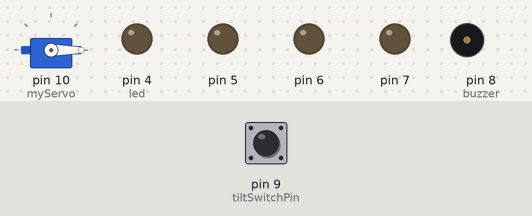
A sketch run on a simulated Arduino Uno, built with avr-gcc and run on an emulated ATmega328P. Parts: servo, output pins drawn as LEDs (lit = HIGH), buzzer (waves = sounding). Inputs (shaded band) come from the test bench; at power-on: pin 9 (tiltSwitchPin) LOW.

Above: at 0.1 s.
At 2.1 s:
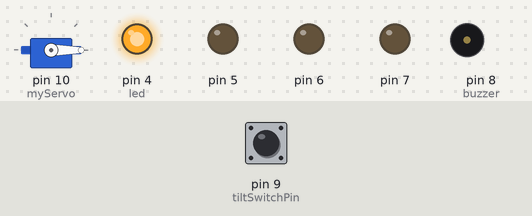
At 6.1 s:
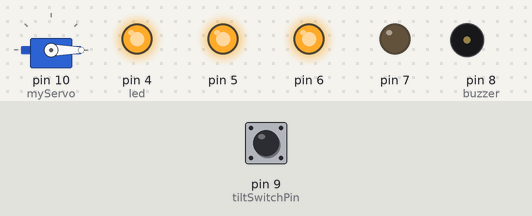
At 8.1 s:
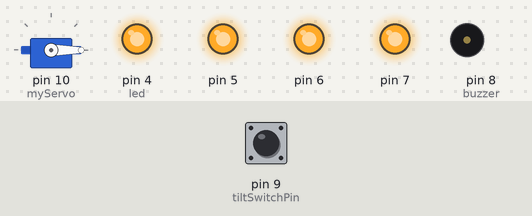
At 16.1 s:
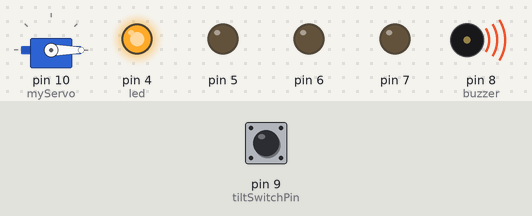
At 38.1 s:
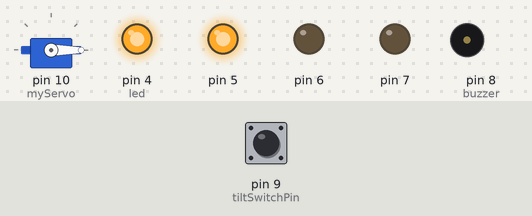
Timing chart, 0 to 39.6 s (numbered marks = the images above):
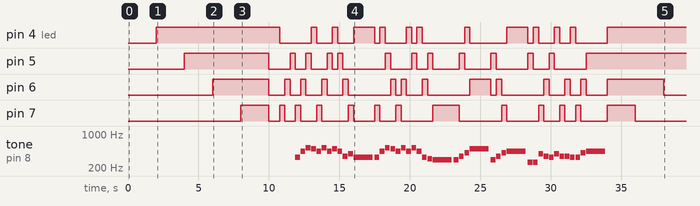

Measured:
- by itself, pin 4 (led): LOW → HIGH at 2.0 s, → LOW 8.8 s later, → HIGH 2.3 s later, → LOW 0.38 s later, … (25 changes in this stretch)
- by itself, pin 5: LOW → HIGH at 4.0 s, → LOW 6.0 s later, → HIGH 1.5 s later, → LOW 0.38 s later, … (25 changes in this stretch)
- by itself, pin 6: LOW → HIGH at 6.0 s, → LOW 4.0 s later, → HIGH 1.1 s later, → LOW 0.38 s later, … (28 changes in this stretch)
- by itself, pin 7: LOW → HIGH at 8.0 s, → LOW 2.0 s later, → HIGH 0.75 s later, → LOW 0.38 s later, … (26 changes in this stretch)
- by itself, tone on pin 8 (buzzer): plays 330 Hz for 0.34 s, 440 Hz for 0.34 s, 523 Hz for 0.34 s, 494 Hz for 0.34 s, 440 Hz for 0.34 s, 523 Hz for 0.34 s … (44 notes in this stretch)

The sketch:

ThemeFromTheGodfather.ino
```cpp
const int tiltSwitchPin = 9;    // pin tilt switch is on
unsigned long previousTime = 0; // time last LED's state was changed

// Variables used to compare switch position from one loop() call
// to the next.
int switchState = 0;
int prevSwitchState = 0;

int led = 4;                    // LED pin # we start w/
long interval = 2000;           // 2000 milliseconds between lights

#include <Servo.h>  // Import Servo library
Servo myServo;      // Instance of Servo library

void setup() {
  myServo.attach(10); // Set output pin for servo
  myServo.write(0);   // Set servo default position

  // Make pins 4-8 output pins
  for (int x = 4; x < 8; x++) {
    pinMode(x, OUTPUT);
  } // for

  // Set the pin which we will attach the tilt switch to as
  // an input pin.
  pinMode(tiltSwitchPin, INPUT);
} // setup

void loop() {
  // Amount of milliseconds for which the Arduino has been running
  unsigned long currentTime = millis();

  // Check to see if enough time has passed since the last LED
  // was turned on. If 2 seconds (2000 ms) have passed, the
  // instructions inside will execute.
  if (currentTime - previousTime > interval){
    previousTime = currentTime;

    // turn on the next LED in the sequence and increment the
    // LED counter.
    digitalWrite(led, HIGH);
    led++;

    // Once we've incremented past the last LED pin...
    if (led == 8){
      // ...wait 2 seconds so user can see last LED lit...
      delay(2000);
      // ...then we play our song.
      playMusic();

      // Then, put all the lights back to how they were before
      // the song played.
      for (int x = 4; x < 8; x++)
        digitalWrite(x, HIGH);

      // Turn off all the LEDs in the reversed order.
      for (int x = 8; x > 3; x--){
        digitalWrite(x, LOW);
        delay(2000);
      } // for

      // Reset the LED loop by setting the led variable back
      // to the first LED we will turn on.
      led = 4;

      // Wiggle the servo back and forth to show that the
      // song has ended and we are restarting the
      // process!
      wiggleServo();
    } // if
  } // if

  // check the current state of the tiltSwitch
  switchState = digitalRead(tiltSwitchPin);
  // If the current state is different, it means
  // the tilt switch has picked up some motion. So...
  if (switchState != prevSwitchState){
    // ...turn off all the LEDs...
    for (int x = 4; x < 8; x++){
      digitalWrite(x, LOW);
    } // for

    // ...and reset the counter.
    led = 4;

    // also, reset the difference in previousTime and
    // currentTime.
    previousTime = currentTime;
  }// if

  // Update the previous switch value to the one
  // we just evaluated.
  prevSwitchState = switchState;
} // loop

int playMusic(){
  //====================SETTING UP MUSIC======================
  // Music from robsoncouto on GitHub ************************
  #define NOTE_B0  31
  #define NOTE_C1  33
  #define NOTE_CS1 35
  #define NOTE_D1  37
  #define NOTE_DS1 39
  #define NOTE_E1  41
  #define NOTE_F1  44
  #define NOTE_FS1 46
  #define NOTE_G1  49
  #define NOTE_GS1 52
  #define NOTE_A1  55
  #define NOTE_AS1 58
  #define NOTE_B1  62
  #define NOTE_C2  65
  #define NOTE_CS2 69
  #define NOTE_D2  73
  #define NOTE_DS2 78
  #define NOTE_E2  82
  #define NOTE_F2  87
  #define NOTE_FS2 93
  #define NOTE_G2  98
  #define NOTE_GS2 104
  #define NOTE_A2  110
  #define NOTE_AS2 117
  #define NOTE_B2  123
  #define NOTE_C3  131
  #define NOTE_CS3 139
  #define NOTE_D3  147
  #define NOTE_DS3 156
  #define NOTE_E3  165
  #define NOTE_F3  175
  #define NOTE_FS3 185
  #define NOTE_G3  196
  #define NOTE_GS3 208
  #define NOTE_A3  220
  #define NOTE_AS3 233
  #define NOTE_B3  247
  #define NOTE_C4  262
  #define NOTE_CS4 277
  #define NOTE_D4  294
  #define NOTE_DS4 311
  #define NOTE_E4  330
  #define NOTE_F4  349
  #define NOTE_FS4 370
  #define NOTE_G4  392
  #define NOTE_GS4 415
  #define NOTE_A4  440
  #define NOTE_AS4 466
  #define NOTE_B4  494
  #define NOTE_C5  523
  #define NOTE_CS5 554
  #define NOTE_D5  587
  #define NOTE_DS5 622
  #define NOTE_E5  659
  #define NOTE_F5  698
  #define NOTE_FS5 740
  #define NOTE_G5  784
  #define NOTE_GS5 831
  #define NOTE_A5  880
  #define NOTE_AS5 932
  #define NOTE_B5  988
  #define NOTE_C6  1047
  #define NOTE_CS6 1109
  #define NOTE_D6  1175
  #define NOTE_DS6 1245
  #define NOTE_E6  1319
  #define NOTE_F6  1397
  #define NOTE_FS6 1480
  #define NOTE_G6  1568
  #define NOTE_GS6 1661
  #define NOTE_A6  1760
  #define NOTE_AS6 1865
  #define NOTE_B6  1976
  #define NOTE_C7  2093
  #define NOTE_CS7 2217
  #define NOTE_D7  2349
  #define NOTE_DS7 2489
  #define NOTE_E7  2637
  #define NOTE_F7  2794
  #define NOTE_FS7 2960
  #define NOTE_G7  3136
  #define NOTE_GS7 3322
  #define NOTE_A7  3520
  #define NOTE_AS7 3729
  #define NOTE_B7  3951
  #define NOTE_C8  4186
  #define NOTE_CS8 4435
  #define NOTE_D8  4699
  #define NOTE_DS8 4978
  #define REST      0

  // This array will hold instances of the above
  // definitions which will determine the pitch
  // the piezo plays. Every second value represents
  // the duration of the note (quarter, eight, or
  // sixteenth. Every third value determines which
  // LED turns on.
  int melody[] = {
    REST, 4, 4,
    REST, 8, 7,
    REST, 8, 6,
    REST, 8, 5,
    NOTE_E4, 8, 7,
    NOTE_A4, 8, 6,
    NOTE_C5, 8, 5,
    NOTE_B4, 8, 4,
    NOTE_A4, 8, 7,
    NOTE_C5, 8, 6,
    NOTE_A4, 8, 5,
    NOTE_B4, 8, 4,
    NOTE_A4, 8, 5,
    NOTE_F4, 8, 6,
    NOTE_G4, 8, 7,
    NOTE_E4, 2, 4,
    NOTE_E4, 8, 7,
    NOTE_A4, 8, 4,
    NOTE_C5, 8, 5,
    NOTE_B4, 8, 6,
    NOTE_A4, 8, 7,
    NOTE_C5, 8, 6,
    NOTE_A4, 8, 4,
    NOTE_C5, 8, 5,
    NOTE_A4, 8, 4,
    NOTE_E4, 8, 6,
    NOTE_DS4, 8, 5,
    NOTE_D4, 2, 7,
    NOTE_D4, 8, 7,
    NOTE_F4, 8, 5,
    NOTE_GS4, 8, 4,
    NOTE_B4, 2, 6,
    NOTE_D4, 8, 5,
    NOTE_F4, 8, 6,
    NOTE_GS4, 8, 7,
    NOTE_A4, 2, 4,
    NOTE_C4, 8, 5,
    NOTE_C4, 8, 4,
    NOTE_G4, 8, 7,
    NOTE_F4, 8, 6,
    NOTE_E4, 8, 5,
    NOTE_G4, 8, 4,
    NOTE_F4, 8, 7,
    NOTE_F4, 8, 6,
    NOTE_E4, 8, 4,
    NOTE_E4, 8, 7,
    NOTE_GS4, 8, 6,
    NOTE_A4, 2, 5,  //Stop here

    /*
    REST,8, 5,

    NOTE_A4, 8, 6,
    NOTE_A4, 8, 7,
    NOTE_GS4, 8, 4,
    NOTE_G4, 2, 5,
    NOTE_B4, 8, 4,
    NOTE_A4, 8, 5,
    NOTE_F4, 8, 4,
    NOTE_E4, 2, 5,
    NOTE_E4, 8, 6,
    NOTE_G4, 8, 7,
    NOTE_E4, 8, 6,
    NOTE_D4, 2, 7,
    NOTE_D4, 8, 6,
    NOTE_D4, 8, 7,
    NOTE_F4, 8, 5,
    NOTE_DS4, 8, 7,
    NOTE_E4, 2, 6,
    REST, 8, 4,
    NOTE_E4, 8, 5,
    NOTE_A4, 8, 6,
    NOTE_C5, 8, 5,
    NOTE_B4, 8, 6,
    NOTE_A4, 8, 5,
    NOTE_C5, 8, 4,
    NOTE_A4, 8, 7,
    NOTE_B4, 8, 4,
    NOTE_A4, 8, 7,
    NOTE_F4, 8, 6,
    NOTE_G4, 8, 7,
    NOTE_E4, 2, 5,
    NOTE_E4, 8, 4,
    NOTE_A4, 8, 7,
    NOTE_C5, 8, 6,
    NOTE_B4, 8, 5,
    NOTE_A4, 8, 4,
    NOTE_C5, 8, 7,
    NOTE_A4, 8, 6,
    NOTE_C5, 8, 5,
    NOTE_A4, 8, 4,
    NOTE_E4, 8, 5,
    NOTE_DS4, 8,6,
    NOTE_D4, 2, 7,
    NOTE_D4, 8, 4,
    NOTE_F4, 8, 6,
    NOTE_GS4, 8, 5,
    NOTE_B4, 2, 7,
    NOTE_D4, 8, 4,
    NOTE_F4, 8, 6,
    NOTE_GS4, 8,5,
    NOTE_A4, 2, 7,
    NOTE_C4, 8, 6,
    NOTE_C4, 8, 7,
    NOTE_G4, 8, 6,
    NOTE_F4, 8, 5,
    NOTE_E4, 8, 4,
    NOTE_G4, 8, 7,
    NOTE_F4, 8, 6,
    NOTE_F4, 8, 5,
    NOTE_E4, 8, 4,
    NOTE_E4, 8, 7,
    NOTE_GS4, 8, 6,
    NOTE_A4, 2, 7,
    REST,8, 4,
    NOTE_A4, 8, 5,
    NOTE_A4, 8, 6,
    NOTE_GS4, 8, 4,
    NOTE_G4, 2, 6,
    NOTE_B4, 8, 7,
    NOTE_A4, 8, 7,
    NOTE_F4, 8, 4,
    NOTE_E4, 2, 7,
    NOTE_E4, 8, 5,
    NOTE_G4, 8, 7,
    NOTE_E4, 8,6,
    NOTE_D4, 2, 7,
    NOTE_D4, 8, 4,
    NOTE_D4, 8, 5,
    NOTE_F4, 8, 6,
    NOTE_DS4, 8, 7,
    NOTE_E4, 2, 4
    */
  }; // melody

  int tempo = 80;   // Value to determine speed of the tune
  int buzzer = 8;   // Value to tell us where the piezo is attached

  // sizeof gives the number of bytes, each int value is composed of two bytes (16 bits)
  // there are two values per note (pitch and duration), so for each note there are four bytes
  int notes = sizeof(melody) / sizeof(melody[0]) / 2;

  // this calculates the duration of a whole note in ms
  int wholenote = (60000 * 4) / tempo;

  int divider = 0, noteDuration = 0;

  //==========================================================

  //=====================PLAYING MUSIC========================
  // Iterate over the notes of the melody.
  // Remember, the array is twice the number of notes (notes + durations)
  for (int thisNote = 0; thisNote < notes * 2; thisNote = thisNote + 3) {

    // calculates the duration of each note
    divider = melody[thisNote + 1];
    if (divider > 0) {
      // regular note, just proceed
      noteDuration = (wholenote) / divider;
    } else if (divider < 0) {
      // dotted notes are represented with negative durations!!
      noteDuration = (wholenote) / abs(divider);
      noteDuration *= 1.5; // increases the duration in half for dotted notes
    } // else if

    //============LEDs=============
    // The third int in the array
    // will determine which light
    // comes on.
    int ledNum = melody[thisNote + 2];

    for (int x = 4; x < 8; x++){
      digitalWrite(x, LOW);
    } // for

    digitalWrite(ledNum, HIGH);
    //=============================

    // we only play the note for 90% of the duration, leaving 10% as a pause
    tone(buzzer, melody[thisNote], noteDuration * 0.9);

    // Wait for the specief duration before playing the next note.
    delay(noteDuration);

    // stop the waveform generation before the next note.
    noTone(buzzer);
  } // for
  //==========================================================

  return 1;
} // playMusic

// WiggleServo() does just that. It rotates the servo back and
// forth. It is called whenever the song stops playing.
int wiggleServo(){
  // Rotate to 179 degrees and wait a moment
  myServo.write(179);
  delay(1000);
  // Rotate back to 0 and wait another moment
  myServo.write(0);
  delay(1000);

  // Do it again
  myServo.write(179);
  delay(1000);
  myServo.write(0);
  delay(1000);
  return 1;
} // wiggleServo
```
